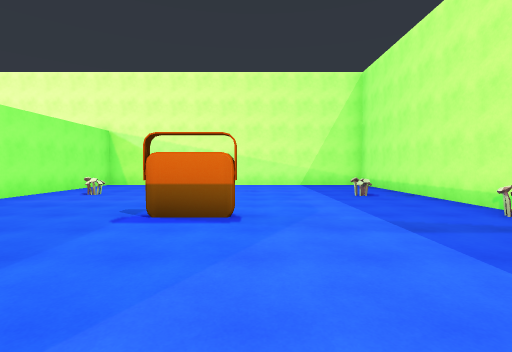
view 1 (above)

16 first-person views from a walk through a scene from a Unity 3-D project. The camera is 1.5 m above the floor, tilts 2° down and sees 85° across. The floor is counted in squares, 2 m on a side. Each view is taken from the middle of a square. On the plan, view 1 faces up. The plan holds only what a view shows up to about 10 squares ahead; the rest is blank. The place goes on beyond the plan. The player character is not drawn.

view 2
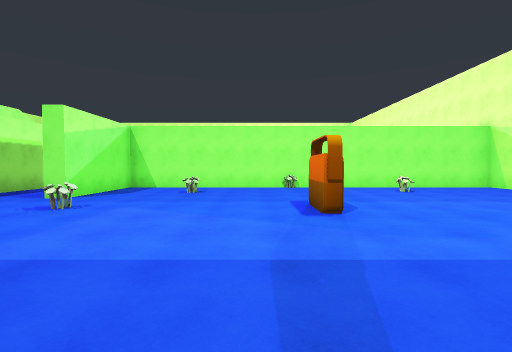

view 3
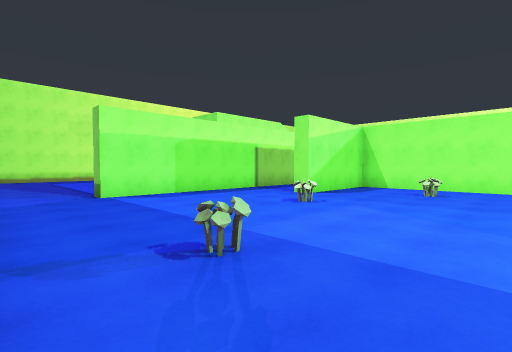

view 4
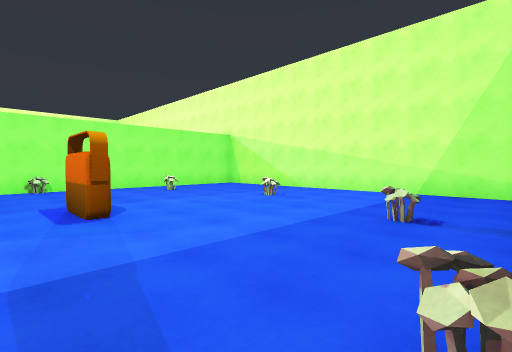

view 5
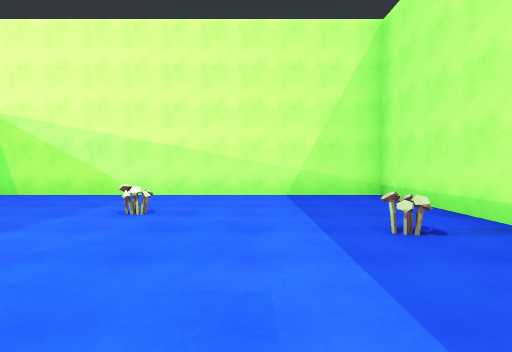

view 6
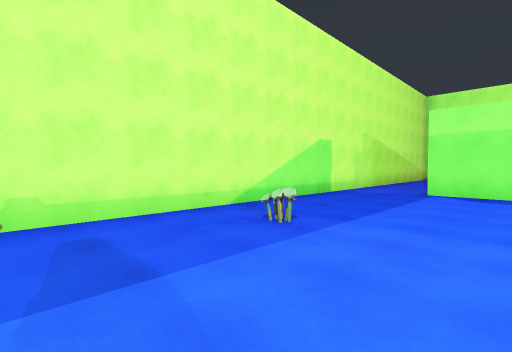

view 7
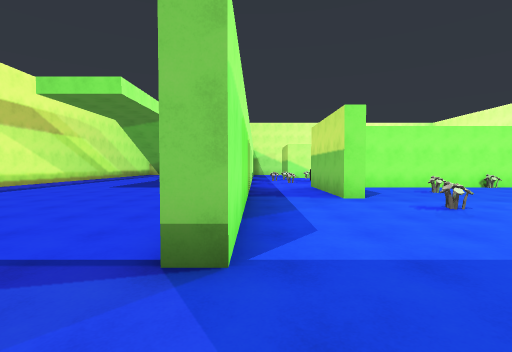

view 8
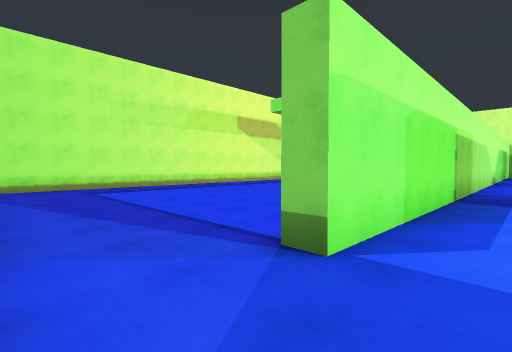

view 9
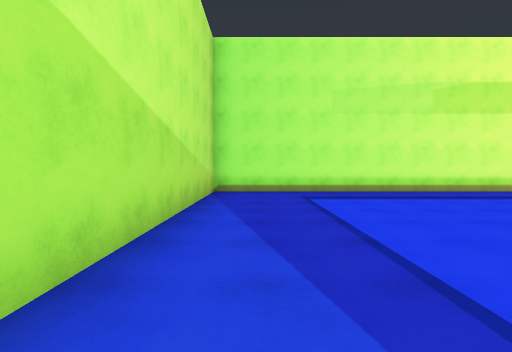

view 10
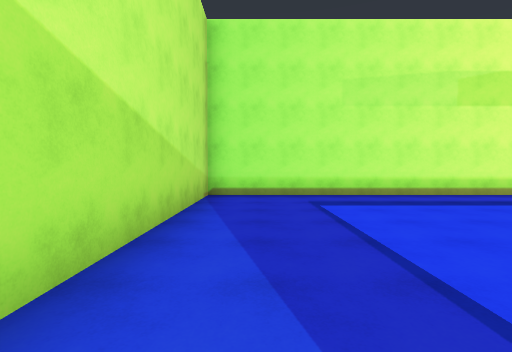

view 11
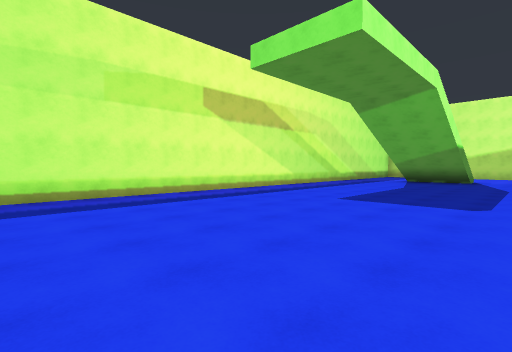

view 12
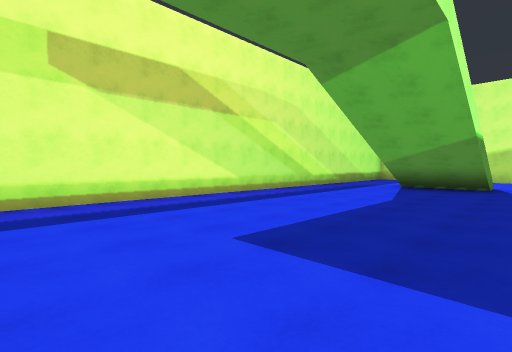

view 13
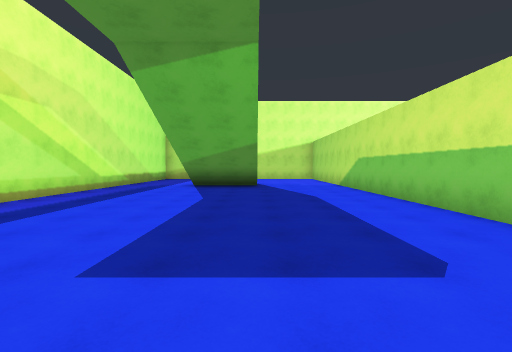

view 14
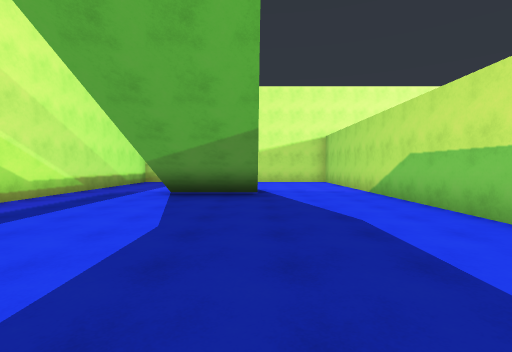

view 15
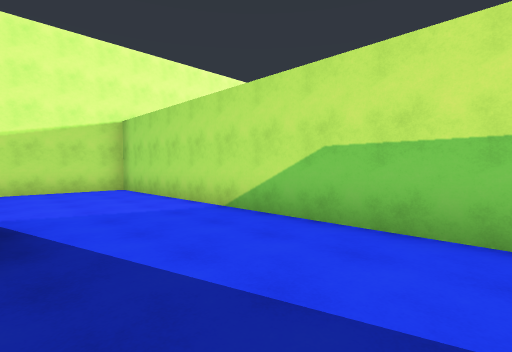

view 16
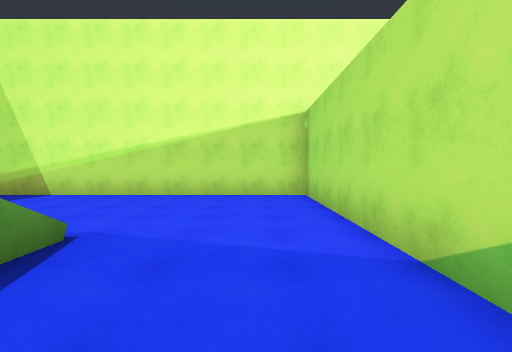

### Floor plan
Points are (right, up) in squares from view 1. A wall is a line through its corners. A room is listed if a view was taken in it or the views show most of it. See-through windows are left out.
Room 1 (views 1, 2, 3, 4, 5, 6, 7, 8)
walls: (-2.5, -4.2) (2, -4.2) (2, -4.8); (4.2, -5.4) (4.2, 11.3) (-5.9, 11.3) (-5.9, -1.4) (-2.5, -1.4) (-2.5, -1.9)
ways out: opening at (3, -4.7) to room 2; opening at (-3, -3)
objects: other object (-4, 1); other object (-4, 7); other object (-1, 0); other object (-1, 4); other object (-1, 8); other object (2, 1); other object (3, 7); other object (4, 4)
Room 2 (views 9, 10, 11, 12, 13, 14, 15, 16)
walls: (-7.5, -4.7) (-20.2, -4.7) (-20.2, -12.8); (-17, -13.2) (4.2, -13.2) (4.2, -5.4)
ways out: opening at (3, -4.7) to room 1

Positions as (right, up) in squares from view 1, and headings:
1: (0, 0), facing up
2: (4, 3), facing left
3: (4, 3), facing down-left
4: (4, 3), facing up-left
5: (1, 4), facing up
6: (0, 4), facing down-right
7: (4, -4), facing left
8: (4, -3), facing down-left
9: (3, -5), facing down
10: (3, -6), facing down
11: (0, -6), facing down-left
12: (-4, -7), facing down-left
13: (-4, -8), facing left
14: (-7, -8), facing left
15: (-11, -8), facing up-left
16: (-13, -6), facing left
